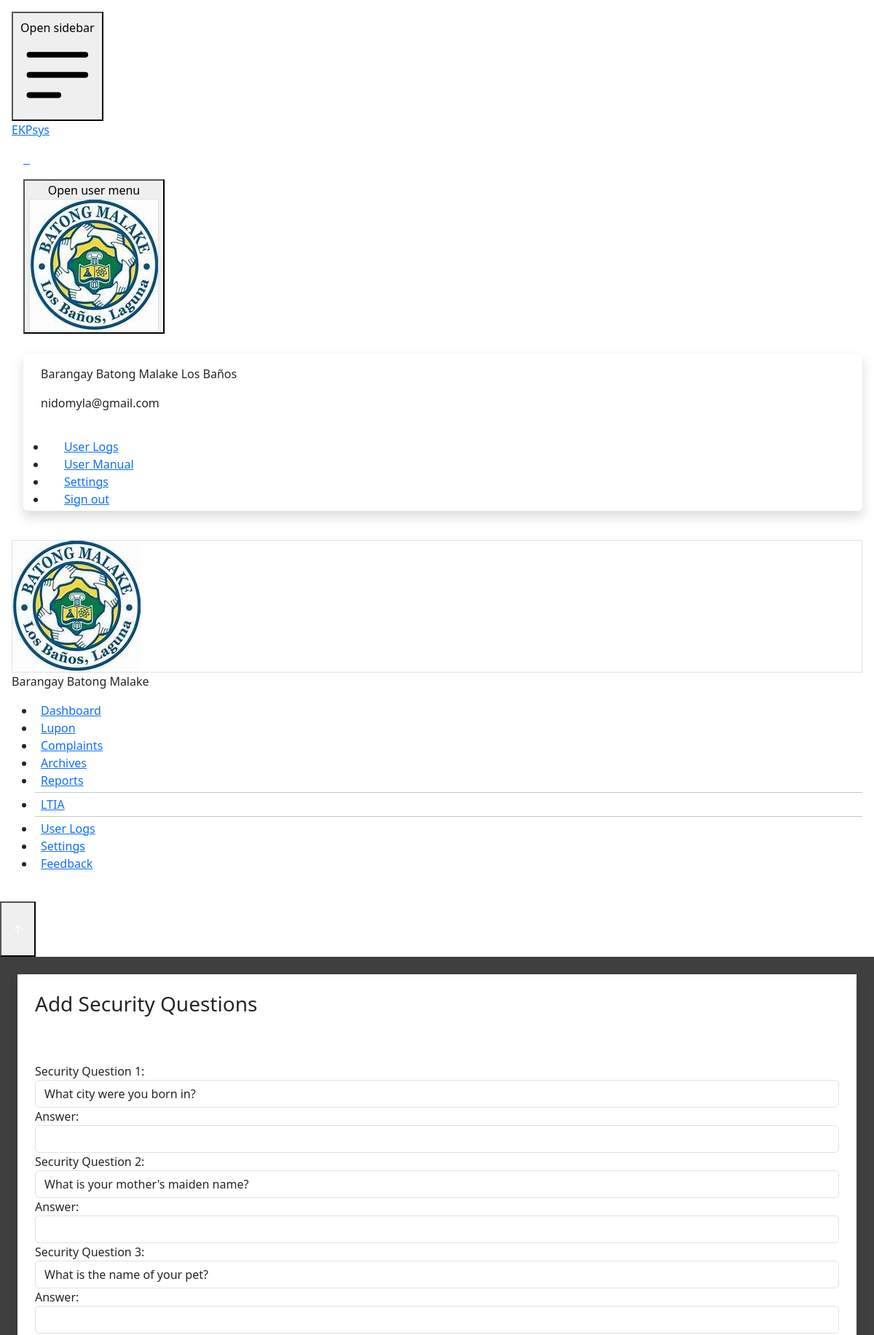
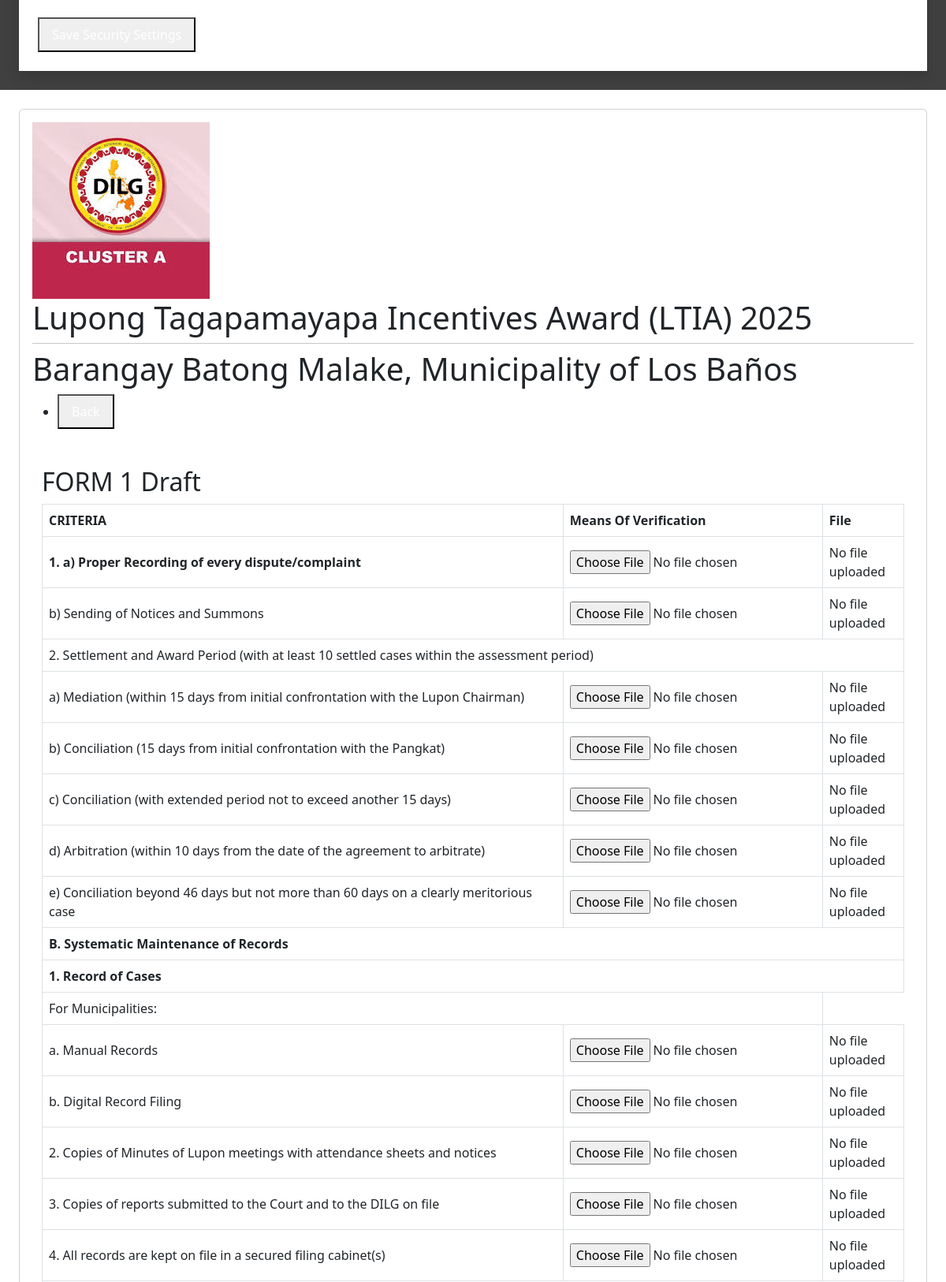
Page /LTIA/form2draftmov.php (signed in, upper part) on the committed database (2 pictures, top to bottom).
### tables this page shows
CREATE TABLE `users` (
  `id` int(11) NOT NULL,
  `username` varchar(50) NOT NULL,
  `first_name` varchar(255) NOT NULL,
  `last_name` varchar(255) NOT NULL,
  `password` varchar(255) NOT NULL,
  `email` varchar(100) NOT NULL,
  `contact_number` varchar(11) DEFAULT NULL,
  `user_type` enum('superadmin','admin','user','assessor') NOT NULL,
  `assessor_type` varchar(255) DEFAULT NULL,
  `municipality_id` int(11) DEFAULT NULL,
  `barangay_id` int(11) DEFAULT NULL,
  `registration_date` timestamp NOT NULL DEFAULT current_timestamp(),
  `profile_picture` varchar(255) DEFAULT NULL,
  `verified` tinyint(1) DEFAULT 0,
  `attempt_count` int(11) DEFAULT 0,
  `restrict_end` timestamp NULL DEFAULT NULL,
  `lgu_logo` varchar(255) DEFAULT NULL,
  `city_logo` varchar(255) DEFAULT NULL
);

CREATE TABLE `security` (
  `id` int(11) NOT NULL,
  `user_id` int(11) DEFAULT NULL,
  `question1` varchar(255) DEFAULT NULL,
  `answer1` varchar(255) DEFAULT NULL,
  `question2` varchar(255) DEFAULT NULL,
  `answer2` varchar(255) DEFAULT NULL,
  `question3` varchar(255) DEFAULT NULL,
  `answer3` varchar(255) DEFAULT NULL
);

CREATE TABLE `barangays` (
  `id` int(11) NOT NULL,
  `municipality_id` int(11) NOT NULL,
  `barangay_name` varchar(100) NOT NULL
);

CREATE TABLE `municipalities` (
  `id` int(11) NOT NULL,
  `municipality_name` varchar(100) NOT NULL
);

### LTIA/form2draftmov.php (the view, shortened to what the rows shown need)
<?php
include '../connection.php';
$barangayID = $_SESSION['barangay_id'] ?? '';
$barangayName = '';
$municipalityName = '';
$municipalityID = '';
if (!empty($barangayID)) {
    $barangayQuery = "SELECT barangay_name, municipality_id FROM barangays WHERE id = :barangay_id";
    $barangayStmt = $conn->prepare($barangayQuery);
    $barangayStmt->bindParam(':barangay_id', $barangayID, PDO::PARAM_INT);
    $barangayStmt->execute();
    $barangayResult = $barangayStmt->fetch(PDO::FETCH_ASSOC);
    if ($barangayResult) {
        $barangayName = $barangayResult['barangay_name'];
        $municipalityID = $barangayResult['municipality_id'];
    }
}
if (!empty($municipalityID)) {
    $municipalityQuery = "SELECT municipality_name FROM municipalities WHERE id = :municipality_id";
    $municipalityStmt = $conn->prepare($municipalityQuery);
    $municipalityStmt->bindParam(':municipality_id', $municipalityID, PDO::PARAM_INT);
    $municipalityStmt->execute();
    $municipalityName = $municipalityStmt->fetchColumn() ?: 'Unknown';
}
?>
<!doctype html>
<html lang="en">
<head>
  <link href="https://cdn.jsdelivr.net/npm/bootstrap@5.3.0-alpha3/dist/css/bootstrap.min.css" rel="stylesheet">
  <link rel="stylesheet" href="css/td_hover.css">
</head>
<body class="bg-[#E8E8E7]">
<?php include "../user_sidebar_header.php"; ?>
<div class="p-4 sm:ml-44 ">
    <div class="rounded-lg mt-16">
        <div class="card">
            <div class="card-body">
                <div class="flex justify-between items-center mb-4">
                    <div class="flex items-center">
                        <h1 class="text-xl font-bold ml-4">Lupong Tagapamayapa Incentives Award (LTIA) <?php echo date('Y'); ?>
                        <hr class="my-2">
            <span>Barangay </span>
                  <span ><?= htmlspecialchars($barangayName, ENT_QUOTES, 'UTF-8') ?></span>,
                  <span id="details-municipality-type" class="ml-2"></span>
                  <span>of <?= htmlspecialchars($municipalityName, ENT_QUOTES, 'UTF-8') ?></span>
               </h2></h1>
                     </div>
                </div>
          <div class="container mt-5">
                    <h2 class="text-left text-2xl font-semibold">FORM 1 Draft</h2>
           <form id="uploadForm" method="post" enctype="multipart/form-data">
                        <table class="table table-bordered">
                            <thead>
                                <tr>
                                    <th>CRITERIA</th>
                                    <th>Means Of Verification</th>
                                    <th>File</th>
                                </tr>
                            </thead>
                            <tbody>
              <tr>
                <th colspan="3">B. Systematic Maintenance of Records</th>
              </tr>
            </tbody>
          </table>
    </form>
</body>
</html>

### user_sidebar_header.php (shortened to what the rows shown need)
<?php
require "user_notification_handler.php";
$userId = $_SESSION['user_id'];
$stmt = $conn->prepare("SELECT * FROM users WHERE id = :user_id");
$stmt->bindParam(':user_id', $userId, PDO::PARAM_INT);
$stmt->execute();
$user = $stmt->fetch(PDO::FETCH_ASSOC);
function getFullUrl()
{
  $scheme = isset($_SERVER['HTTPS']) && $_SERVER['HTTPS'] === 'on' ? 'https' : 'http';
  $host = $_SERVER['HTTP_HOST'];
  $requestUri = $_SERVER['REQUEST_URI'];
  return $scheme . '://' . $host . $requestUri;
}
function containsWord($haystack, $needle)
{
  return strpos($haystack, $needle) !== false;
}
function traverseDirectory()
{
  return containsWord(getFullUrl(), 'LTIA') ? '../' : '';
}
?>
<nav class="fixed top-0 z-50 w-full bg-white border-b border-gray-200">
  <div class="px-3 py-3 lg:px-5 lg:pl-3">
    <div class="flex items-center justify-between">
      <div class="flex items-center">
        <div class="flex items-center ms-3">
          <div>
            <button type="button" class="flex text-sm rounded-full focus:ring-4 focus:ring-gray-300" aria-expanded="false" data-dropdown-toggle="dropdown-user">
              <section class="h-8 w-8 border rounded-full overflow-hidden relative">
                <img class="absolute inset-0 object-contain w-full h-full" src="<?php echo traverseDirectory(); ?>profile_pictures/<?php echo $user['profile_picture'] ?: 'defaultpic.jpg'; ?>?t=<?php echo time(); ?>" alt="user photo">
              </section>
            </button>
          </div>
          <div class="z-50 hidden my-4 text-base list-none bg-white divide-y divide-gray-100 rounded shadow" id="dropdown-user">
            <div class="px-4 py-3" role="none">
              <p class="text-sm text-gray-900" role="none">
                <?php echo $user['first_name'] . ' ' . $user['last_name']; ?>
              </p>
              <p class="text-sm font-medium text-gray-900 truncate" role="none">
                <?php echo $user['email']; ?>
              </p>
            </div>
          </div>
        </div>
      </div>
    </div>
  </div>
</nav>
<aside id="logo-sidebar" class="fixed top-0 left-0 z-40 w-44 h-screen pt-20 transition-transform -translate-x-full bg-white border-r border-gray-200 sm:translate-x-0" aria-label="Sidebar">
  <div class="h-full px-3 pb-4 overflow-y-auto bg-white">
    <div class="w-full flex flex-col gap-y-1 items-center mb-3">
      <section class="h-20 w-20 border rounded-full overflow-hidden relative">
        <img class="absolute inset-0 object-contain w-full h-full" src="<?php echo traverseDirectory(); ?>profile_pictures/<?php echo $user['profile_picture'] ?: 'defaultpic.jpg'; ?>?t=<?php echo time(); ?>" alt="user photo">
      </section>
      <p><?php echo $user['first_name']; ?> </p>
    </div>
  </div>
</aside>
<?php include "user_security_question_modal.php"; ?>

### user_security_question_modal.php (shortened to what the rows shown need)
<?php
include "connection.php";
$userID = $_SESSION['user_id'];
$stmt = $conn->prepare("SELECT * FROM security WHERE user_id = :userID");
$stmt->bindParam(':userID', $userID);
$stmt->execute();
$isModalHidden = ($stmt->rowCount() > 0) ? "hidden" : "flex";
$stmt = $conn->prepare("SELECT question1, question2, question3 FROM security WHERE user_id = :user_id");
$stmt->bindParam(':user_id', $userId, PDO::PARAM_INT);
$stmt->execute();
$securityQuestions = $stmt->fetch(PDO::FETCH_ASSOC);
if ($securityQuestions) {
  $question1 = $securityQuestions['question1'];
  $question2 = $securityQuestions['question2'];
  $question3 = $securityQuestions['question3'];
} else {
  $question1 = '';
  $question2 = '';
  $question3 = '';
}
?>
<div id="static-modal" data-modal-backdrop="static" tabindex="-1" aria-hidden="true" class="<?php echo $isModalHidden ?> overflow-y-auto overflow-x-hidden fixed top-0 right-0 left-0 z-50 justify-center items-center w-full md:inset-0 h-full bg-black bg-opacity-75">
  <div class="relative p-4 w-full max-w-2xl max-h-full">
    <div class="relative bg-white border-1 border-gray-400 rounded-lg shadow shadow-xl shadow-black">
      <div class="p-4 md:p-5 space-y-4">
        <form id="securityForm" method="post" action="security_handler.php">
          <div class="tab-pane fade <?php echo !isset($_POST['security_settings']) ? 'active show' : ''; ?>" id="account-security">
            <div class="form-group">
              <label for="question1">Security Question 1:</label>
              <select class="form-control" id="question1" name="question1" required>
                <option value="3" <?php echo ($question1 == 3) ? 'selected' : ''; ?>>What city were you born in?</option>
              </select>
              <label for="answer1">Answer:</label>
              <input type="password" class="form-control" id="answer1" name="answer1" required>
            </div>
            <div class="form-group">
              <label for="question2">Security Question 2:</label>
              <select class="form-control" id="question2" name="question2" required>
                <option value="2" <?php echo ($question2 == 2) ? 'selected' : ''; ?>>What is your mother's maiden name?</option>
              </select>
              <label for="answer2">Answer:</label>
              <input type="password" class="form-control" id="answer2" name="answer2" required>
            </div>
            <div class="form-group">
              <label for="question3">Security Question 3:</label>
              <select class="form-control" id="question3" name="question3" required>
                <option value="1" <?php echo ($question3 == 1) ? 'selected' : ''; ?>>What is the name of your pet?</option>
              </select>
              <label for="answer3">Answer:</label>
              <input type="password" class="form-control" id="answer3" name="answer3" required>
            </div>
            <br>
          </div>
        </form>
      </div>
    </div>
  </div>
</div>

### rows in the picture
users: profile_picture (picture), first_name "Barangay Batong Malake", last_name "Los Baños", email "nidomyla@gmail.com"
security: question1 "What city were you born in?", question2 "What is your mother's maiden name?", question3 "What is the name of your pet?"
barangays: barangay_name "Batong Malake"
municipalities: municipality_name "Los Baños"

### other values in the picture
$notifCount "0"
